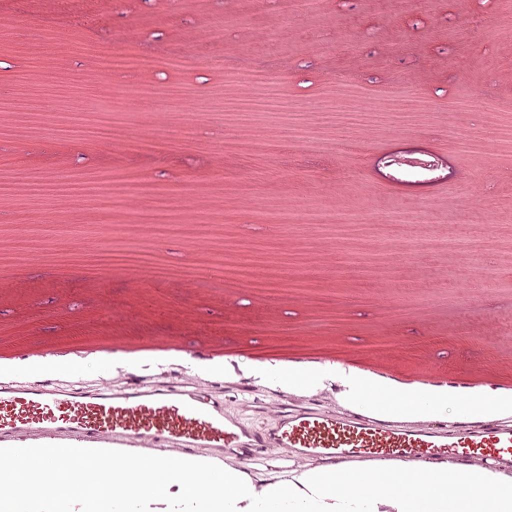
#> input picture Region_Growing/1.jpg, 1024 x 1024 px (shown at 1/2 size)
$ python optimized_color_seg.py
#> lines starting #> are read from the running program, lines starting #| are printed output that depends on the picture
'''
Structure of Regions:
The region is a dictionary object with the following values:
- pixels -> list which stores the coordinates of various pixels for each region
- pixel values -> list which stores the pixel values for each region
- mean color -> a representative of the entire region, used to calculate the similarity of a pixel from the region.
- unique color assigned to region

Structure of Elements in Stack:
The tuples in the stack will have the pixel coordinates and the pixel value.
'''
import array
import time

import numpy as np
import cv2
import matplotlib.pyplot as plt
from matplotlib import pyplot as plt
from progress.bar import IncrementalBar


def gen_color(oldCol: set):
    r = np.random.rand()*255
    b = np.random.rand()*255
    g = np.random.rand()*255
    color = (r, g, b)

    if color in oldCol:
        return gen_color(oldCol)

    oldCol.add(color)
    return np.array(color, "uint8")


def eucl_dist(v1, v2):
    return np.linalg.norm(np.float64(v1) - v2)


def reg_growing(img_path):
#> called with img_path = '1.jpg'
    t = time.time()
    # load an image
    img = cv2.imread(img_path)
#> img is the input picture: shape (1024, 1024, 3); mean B, G, R 160.1, 137.8, 215.3
    # img = cv2.resize(img, (0, 0), fx = 0.5, fy = 0.5)

    def to_2D(pt):
        return pt//img.shape[1], pt%img.shape[1]

    print(img.shape)
#| (1024, 1024, 3)

    # cv2.imshow("Disp", img)

    # Params for the performing the segmentation.
    threshold = 10.0

    # numpy array to store the final image
    output = np.zeros(img.shape)

    # [7 lines of commented-out code are left out]

    stack = np.flip(np.reshape(img, (-1, 3)))

    # code to start with the segmentation
    p1 = stack[0]
#> p1 = [244, 244, 244]
    p2 = stack[1]
#> p2 = [244, 244, 244]

    r_mean = np.zeros_like(stack, "float32")
    r_it = 0
    r_colors = np.zeros_like(stack)
    r_count = array.array('i')
    colors = set()

    # initially form regions manually
    dist = eucl_dist(p1, p2)
#> dist = 0

    if dist < threshold:
        new_col = gen_color(colors)
        # reg = {"pixels": [to_2D(0), to_2D(1)], "values": [
        #     p1, p2], "mean": 0.0, "col": new_col}
        # reg["mean"] = np.mean(reg["values"], axis=0)

        mean = np.mean([p1, p2], axis=0)
#> mean = [244, 244, 244]

        output[to_2D(0)] = new_col
        output[to_2D(1)] = new_col

        # regions.append(reg)
        r_count.append(2)
        r_mean[r_it] = mean
        r_colors[r_it] = new_col
        r_it += 1

    else:
        new_col = gen_color(colors)
        # reg = {"pixels": [to_2D(0)], "values": [
        #     p1], "mean": 0.0, "col": new_col}
        # reg["mean"] = np.mean(reg["values"], axis=0)

        output[to_2D(0)] = new_col

        # regions.append(reg)

        r_count.append(1)
        r_mean[r_it] = p1
        r_it += 1

        new_col = gen_color(colors)
        # reg = {"pixels": [to_2D(1)], "values": [
        #     p2], "mean": 0.0, "col": new_col}
        # reg["mean"] = np.mean(reg["values"])

        output[to_2D(1)] = new_col

        r_count.append(1)
        r_mean[r_it] = p2
        r_it += 1

    # t = time.time()
    # start now with traversing the array of regions and stack
    bar = IncrementalBar('Countdown', max=stack.shape[0]//100)
    for i in range(2, stack.shape[0]):
        r1 = stack[i]
        # r1 = stack.pop()

        flag = False  # to tell if the region can be combined

        for j in range(len(r_count)):
            dist = eucl_dist(r1, r_mean[j])

            # combine
            if dist < threshold:
                # r["pixels"].append(to_2D(i))
                # r["values"].append(r1)
                # r["mean"] = np.mean(r["values"], axis=0)

                r_mean[j] = (r_mean[j]*r_count[j] + r1)/(r_count[j]+1)
                # print(r_mean)
                # exit(0)
                r_count[j] += 1

                output[to_2D(i)] = r_colors[j]

                flag = True
                break  # move onto the next pixel in stack

        if not flag:
            new_col = gen_color(colors)
            # reg = {"pixels": [to_2D(i)], "values": [
            #     r1], "mean": 0.0, "col": new_col}
            # reg["mean"] = np.mean(reg["values"], axis=0)

            output[to_2D(i)] = new_col

            # regions.append(reg)
            r_count.append(1)
            r_mean[r_it] = r1
            r_colors[r_it] = new_col
            r_it += 1
        # print(len(regions))

        if i%100 == 0:
            bar.next()

        # time.sleep(1)

    cv2.imwrite("10Seg"+img_path, output)
    print()
    print(r_it)

    # plt.matshow(output)
    # # cv2.waitKey(0)
    # plt.show()

    print(t-time.time())
    print(len(colors))

if __name__ == "__main__":
    reg_growing("1.jpg")
#> (the call stopped at in reg_growing, `bar = IncrementalBar('Countdown', max=stack.shape[0]//100)`: progress is not available in this run)
    reg_growing("2.jpg")
#> call 2 of reg_growing, with img_path = '2.jpg'
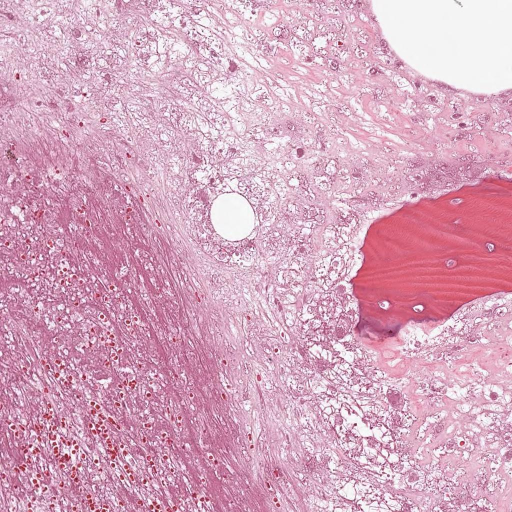
#> input picture Region_Growing/2.jpg, 1024 x 1024 px (shown at 1/2 size)
#> in reg_growing, img is the input picture: shape (1024, 1024, 3); mean B, G, R 190.2, 167.7, 214
#| (1024, 1024, 3)
#> in reg_growing (call 2), `p1 = stack[0]`: p1 = [159, 124, 146]
#> in reg_growing (call 2), `p2 = stack[1]`: p2 = [193, 155, 178]
#> in reg_growing (call 2), `dist = eucl_dist(p1, p2)`: dist = 56.04
#> (the call stopped at in reg_growing, `bar = IncrementalBar('Countdown', max=stack.shape[0]//100)`: progress is not available in this run)
    reg_growing("3.jpg")
#> call 3 of reg_growing, with img_path = '3.jpg'
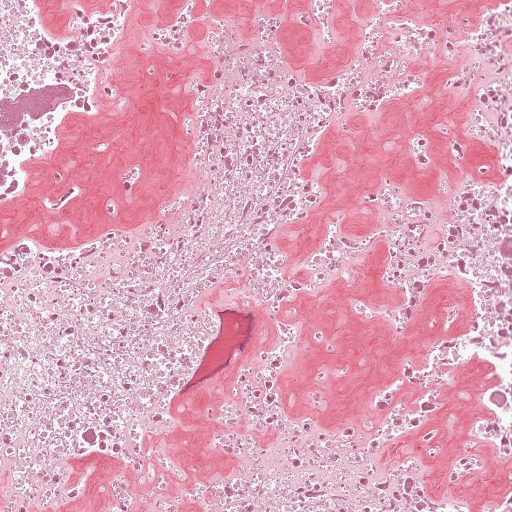
#> input picture Region_Growing/3.jpg, 1024 x 1024 px (shown at 1/2 size)
#> in reg_growing, img is the input picture: shape (1024, 1024, 3); mean B, G, R 186.6, 164.5, 221.1
#| (1024, 1024, 3)
#> in reg_growing (call 3), `p1 = stack[0]`: p1 = [202, 157, 188]
#> in reg_growing (call 3), `p2 = stack[1]`: p2 = [195, 150, 181]
#> in reg_growing (call 3), `dist = eucl_dist(p1, p2)`: dist = 12.12
#> (the call stopped at in reg_growing, `bar = IncrementalBar('Countdown', max=stack.shape[0]//100)`: progress is not available in this run)
